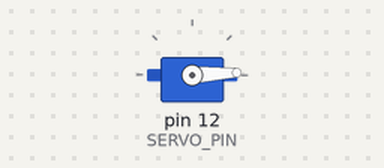
This sketch was run on a simulated Arduino Uno, built with avr-gcc and run on an emulated ATmega328P. On the bench: servo.

Above: at 0.05 s.
At 1.3 s:
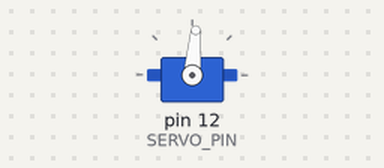
At 2.6 s:
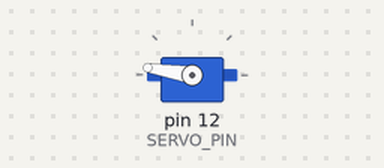
At 5.2 s:
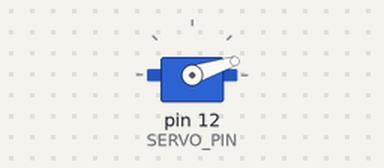
Timing chart, 0 to 7.1 s (numbered marks = the images above):
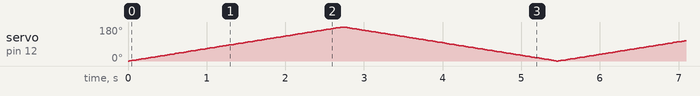

The sketch:

____7-1___________180_______.ino
```cpp
#include <Servo.h>
#define SERVO_PIN 12

Servo myServo;
int angle = 90;

void setup() {
  myServo.attach(SERVO_PIN);
}

void loop() {
  for (angle = 0; angle <= 180; angle += 1) {
    myServo.write(angle);
    delay(15);
  }
  for (angle = 180; angle >= 0; angle -= 1) {
    myServo.write(angle);
    delay(15);
  }
}
```
